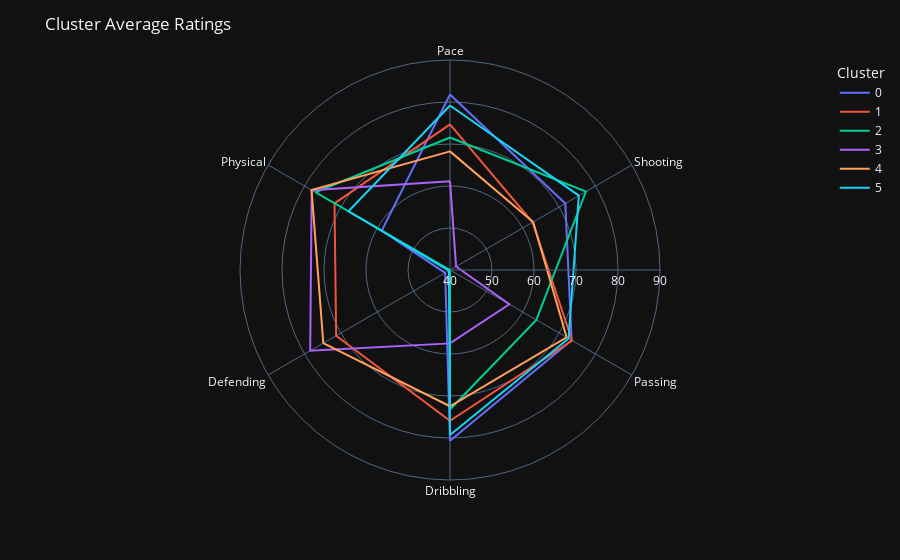

The notebook cell this image was saved under:
### Code cell
# Plot all clusters together

fig = px.line_polar(
    cluster_ratings_df,
    r = 'Rating',
    theta = 'Category',
    color = 'Cluster',
    range_r = (40,90), 
    line_close = True)

fig.update_layout(template = 'plotly_dark', showlegend = True, 
                  title = 'Cluster Average Ratings')
fig.update_polars(angularaxis_showgrid = True)
fig.show()

### Figure 1 — Plotly figure (JSON) as saved in the notebook; plotly's stock layout.template omitted (floating-point values rounded to 4 significant figures)
{"data": [{"hovertemplate": "Cluster=0<br>Rating=%{r}<br>Category=%{theta}<extra></extra>", "legendgroup": "0", "line": {"color": "#636efa", "dash": "solid"}, "marker": {"symbol": "circle"}, "mode": "lines", "name": "0", "r": [81.79, 71.7, 73.44, 80.63, 41.34, 58.75, 81.79], "showlegend": true, "subplot": "polar", "theta": ["Pace", "Shooting", "Passing", "Dribbling", "Defending", "Physical", "Pace"], "type": "scatterpolar"}, {"hovertemplate": "Cluster=1<br>Rating=%{r}<br>Category=%{theta}<extra></extra>", "legendgroup": "1", "line": {"color": "#EF553B", "dash": "solid"}, "marker": {"symbol": "circle"}, "mode": "lines", "name": "1", "r": [74.68, 62.72, 73.56, 75.92, 71.3, 71.75, 74.68], "showlegend": true, "subplot": "polar", "theta": ["Pace", "Shooting", "Passing", "Dribbling", "Defending", "Physical", "Pace"], "type": "scatterpolar"}, {"hovertemplate": "Cluster=2<br>Rating=%{r}<br>Category=%{theta}<extra></extra>", "legendgroup": "2", "line": {"color": "#00cc96", "dash": "solid"}, "marker": {"symbol": "circle"}, "mode": "lines", "name": "2", "r": [71.56, 77.37, 63.74, 73.23, 35.9, 77.03, 71.56], "showlegend": true, "subplot": "polar", "theta": ["Pace", "Shooting", "Passing", "Dribbling", "Defending", "Physical", "Pace"], "type": "scatterpolar"}, {"hovertemplate": "Cluster=3<br>Rating=%{r}<br>Category=%{theta}<extra></extra>", "legendgroup": "3", "line": {"color": "#ab63fa", "dash": "solid"}, "marker": {"symbol": "circle"}, "mode": "lines", "name": "3", "r": [61.15, 41.67, 56.31, 57.47, 78.43, 78.03, 61.15], "showlegend": true, "subplot": "polar", "theta": ["Pace", "Shooting", "Passing", "Dribbling", "Defending", "Physical", "Pace"], "type": "scatterpolar"}, {"hovertemplate": "Cluster=4<br>Rating=%{r}<br>Category=%{theta}<extra></extra>", "legendgroup": "4", "line": {"color": "#FFA15A", "dash": "solid"}, "marker": {"symbol": "circle"}, "mode": "lines", "name": "4", "r": [68.24, 62.85, 72.07, 72.44, 74.83, 78.05, 68.24], "showlegend": true, "subplot": "polar", "theta": ["Pace", "Shooting", "Passing", "Dribbling", "Defending", "Physical", "Pace"], "type": "scatterpolar"}, {"hovertemplate": "Cluster=5<br>Rating=%{r}<br>Category=%{theta}<extra></extra>", "legendgroup": "5", "line": {"color": "#19d3f3", "dash": "solid"}, "marker": {"symbol": "circle"}, "mode": "lines", "name": "5", "r": [79.15, 75.42, 72.6, 79.27, 40.3, 67.92, 79.15], "showlegend": true, "subplot": "polar", "theta": ["Pace", "Shooting", "Passing", "Dribbling", "Defending", "Physical", "Pace"], "type": "scatterpolar"}], "layout": {"legend": {"title": {"text": "Cluster"}, "tracegroupgap": 0}, "margin": {"t": 60}, "polar": {"angularaxis": {"direction": "clockwise", "rotation": 90, "showgrid": true}, "domain": {"x": [0, 1], "y": [0, 1]}, "radialaxis": {"range": [40, 90]}}, "showlegend": true, "title": {"text": "Cluster Average Ratings"}}}
